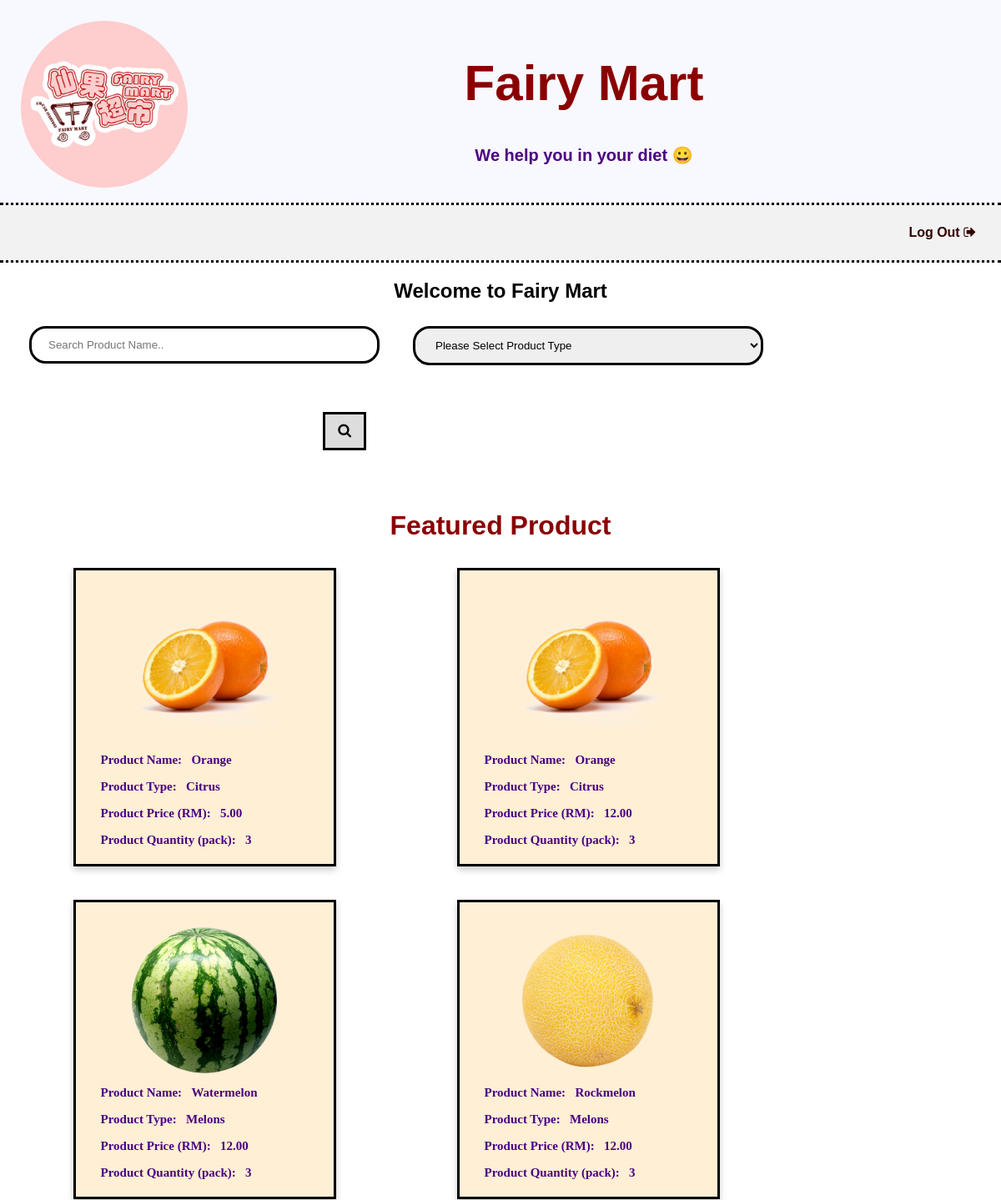
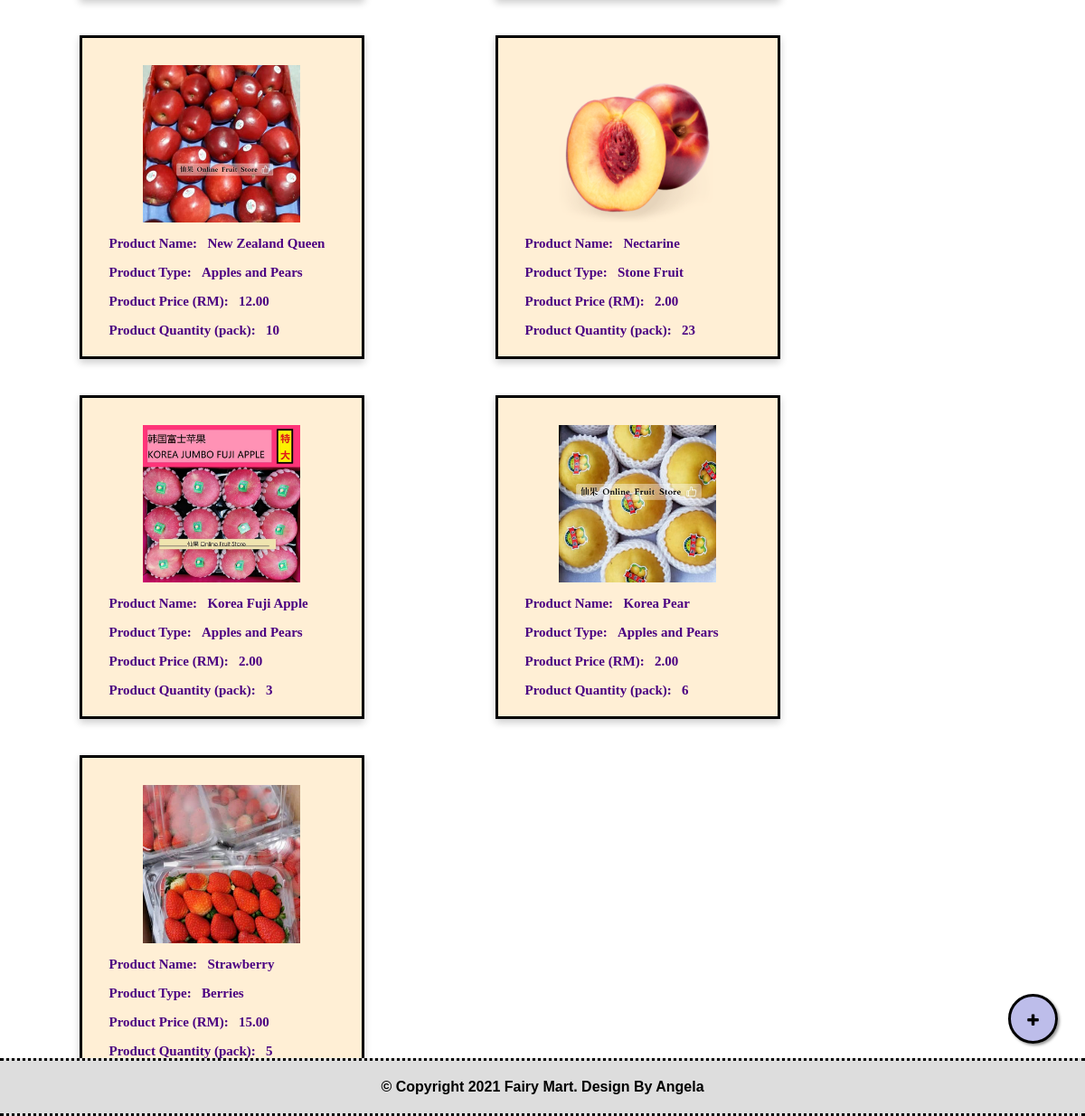
/php/main_page.php, run on the app's committed database (2 pictures, top to bottom).
### tables this page shows
CREATE TABLE `tbl_products` (
  `prid` int(11) NOT NULL,
  `primage` varchar(100) NOT NULL,
  `prname` varchar(100) NOT NULL,
  `prtype` varchar(100) NOT NULL,
  `prprice` varchar(100) NOT NULL,
  `prqty` int(11) NOT NULL,
  `datecreated` date NOT NULL DEFAULT current_timestamp()
);

### php/main_page.php (the view, shortened to what this page needs)
<?php
$email=$_SESSION ["email"];
?>
<!DOCTYPE html>
<html>
<head>
    <link rel="stylesheet" href="/263547_lab_3_fairy_mart/css/st.css">
    <link rel="stylesheet" href="https://cdnjs.cloudflare.com/ajax/libs/font-awesome/4.7.0/css/font-awesome.min.css">
</head>
<body>
    <div class="header">
        <img src="../images/fairy_mart_logo.png" />
        <h1>Fairy Mart</h1>
        <p>We help you in your diet &#128512; </p>
    </div>
    <div class="navbar">
        <a href="../html/login.html" class="right">Log Out <i class="fa fa-sign-out"></i></a>
    </div>
    <center>
    <h2>Welcome <?php echo $email?> to Fairy Mart</h2>
    </center>
	<div class="searchbar">
	    <form action="search.php" method="POST" align="right">
        <div class="row">
            <div class="column">
            <input type="text" id="idprname" name="prname" placeholder="Search Product Name.." >
        </div>
        <div class="column">
            <select name="prtype" id="idprtype">
            <option value="noselection">Please Select Product Type</option>
                        </select>
					</div>
        <div class="column">
            <button type="submit" name="button" value="search"><i class="fa fa-search"></i></button></button>
        </div>
        </div>
        </form>
      </div>
    <div>
        <h3>Featured Product</h3>
        <div class="row">
        <?php
            $conn = mysqli_connect("localhost","doubleks_fairy_martadmin","E8OMX979P9") or die("Unable to connect");
            mysqli_select_db($conn,"doubleks_fairy_mart");
            $sql ="SELECT * FROM tbl_products ORDER BY prid DESC";
            $result=mysqli_query($conn,$sql);
            if(mysqli_num_rows($result)>0){
                while($row=mysqli_fetch_assoc($result)){
                ?>
                    <div class="column">
                        <div class="card">
                            <img src = "/263547_lab_3_fairy_mart/images/<?php echo $row['primage'];?>" width=30% height=30%>
                            <p class="category">Product Name: &nbsp&nbsp<?php echo $row['prname']; ?></p>
                            <p class="category">Product Type: &nbsp&nbsp<?php echo $row['prtype']; ?></p>
                            <p class="category">Product Price (RM): &nbsp&nbsp<?php echo $row['prprice']; ?></p>
                            <p class="category">Product Quantity (pack): &nbsp&nbsp<?php echo $row['prqty']; ?></p>
                        </div>
                    </div>
                <?php
                }
            }
        ?>
        </div>
    <div>
        <a href="/263547_lab_3_fairy_mart/php/new_product.php" class="float"> <i class="fa fa-plus my-float"></i>
        <span class="addproduct">Add Product</span></a>
    </div>
    <div class="footer">
        <footer>&copy; Copyright 2021 Fairy Mart. Design By Angela</footer>
    </div>
</body>
</html>

### css/st.css (style rules this page uses)
* { box-sizing: border-box; }
body { font-family: Arial, Helvetica, sans-serif; margin: auto; }
.header { padding: 25px; text-align: center; background: GhostWhite; color: darkred; }
.header img { width: 200px; height: auto; max-width: 200px; border-radius: 50%; float: left; padding-bottom: 10px; }
.header h1 { top: 18px; left: 10px; font-size: 60px; }
.header p { position: center; top: 18px; left: 10px; font-size: 20px; color: Indigo; font-weight: bold; }
.navbar { top: 18px; left: 10px; overflow: hidden; background-color: #f2f2f2; width: 100%; border-top-style: dotted; border-bottom-style: dotted; padding: 10px; }
.navbar a { float: left; display: block; color: #330000; text-align: center; padding: 14px 20px; text-decoration: none; font-weight: bold; }
.navbar a.right { float: right; }
.searchbar button { float: right; padding: 10px 15px; margin-top: 8px; margin-right: 16px; background: #ddd; font-size: 17px; border: 3px solid black; cursor: pointer; }
.searchbar { overflow: hidden; width: 100%; }
.footer { overflow: hidden; width: 100%; position: fixed; bottom: 0; width: 100%; border-top-style: dotted; border-bottom-style: dotted; font-weight: bold; padding: 20px; text-align: center; background: #ddd; }
h3 { color: darkred; text-align: center; font-size: 200%; font-weight: bold; }
.card { box-shadow: 0 4px 8px 0 rgba(0, 0, 0, 0.2); padding: 30px; width: 75%; height:75%; margin: auto; text-align: left; font-family: calibri; border: 3px solid black; color: indigo; padding-bottom: 5px; background-color: #FFEFD5; font-weight: bold; font-size: 15px; }
.card img { display: block; width:70%; margin-left: auto; margin-right: auto; }
.column { float: left; width: 420px; padding-bottom: 40px; margin-left: 40px; }
.row { margin: 0 -5px; }
.row:after { content: ""; display: table; clear: both; }
.float { position: fixed; width: 55px; height: 55px; bottom: 80px; right: 30px; background-color: rgba(102, 102, 207, 0.432); color: black; border-radius: 50px; text-align: center; box-shadow: 2px 2px 3px #999; border: 3px solid black; }
.my-float { margin-top: 18px; }
@media screen and (min-width: 1000px) { .row { grid-template-columns: repeat(4,1fr); } }
@media screen and (min-width: 1000px) { input[type=text], input[type=number], select { width: 100%; padding: 12px 20px; margin: 8px 0; display: inline-block; border: 3px solid black; box-sizing: border-box; border-radius: 20px; } }

### data on the page
tbl_products: primage (picture), prname "Orange", prtype "Citrus", prprice "5.00", prqty "3"
tbl_products: primage (picture), prname "Orange", prtype "Citrus", prprice "12.00", prqty "3"
tbl_products: primage (picture), prname "Watermelon", prtype "Melons", prprice "12.00", prqty "3"
tbl_products: primage (picture), prname "Rockmelon", prtype "Melons", prprice "12.00", prqty "3"
tbl_products: primage (picture), prname "New Zealand Queen", prtype "Apples and Pears", prprice "12.00", prqty "10"
tbl_products: primage (picture), prname "Nectarine", prtype "Stone Fruit", prprice "2.00", prqty "23"
tbl_products: primage (picture), prname "Korea Fuji Apple", prtype "Apples and Pears", prprice "2.00", prqty "3"
tbl_products: primage (picture), prname "Korea Pear", prtype "Apples and Pears", prprice "2.00", prqty "6"
tbl_products: primage (picture), prname "Strawberry", prtype "Berries", prprice "15.00", prqty "5"
